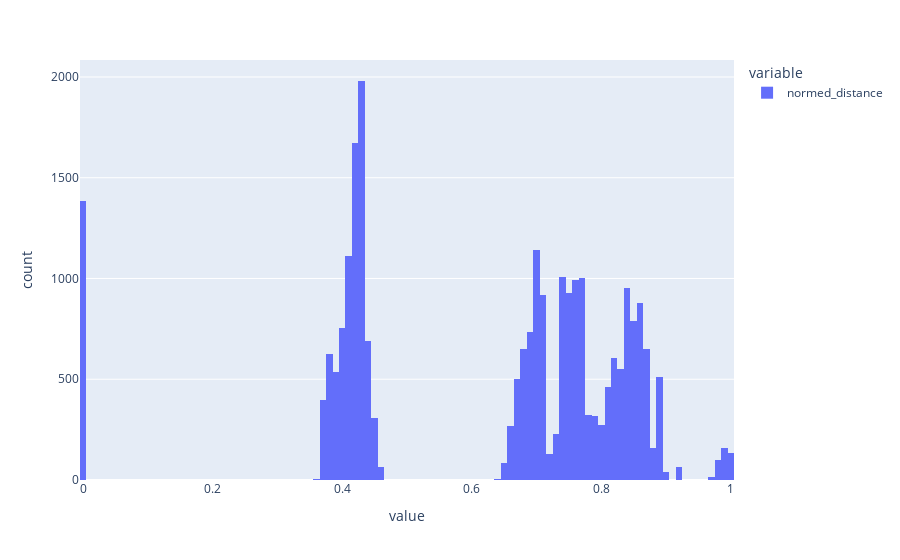

Notebook code for this chart:
### Code cell
df['normed_distance'] = df['distance'] / 100
px.histogram(df['normed_distance'])

### Figure 1 — Plotly figure (JSON) as saved in the notebook; plotly's stock layout.template omitted (floating-point values rounded to 4 significant figures; data arrays with more than 128 entries replaced by an {"elided": "..."} marker saying what was removed)
{"data": [{"alignmentgroup": "True", "bingroup": "x", "hovertemplate": "variable=normed_distance<br>value=%{x}<br>count=%{y}<extra></extra>", "legendgroup": "normed_distance", "marker": {"color": "#636efa", "pattern": {"shape": ""}}, "name": "normed_distance", "offsetgroup": "normed_distance", "orientation": "v", "showlegend": true, "type": "histogram", "x": {"elided": "25112 float values"}, "xaxis": "x", "yaxis": "y"}], "layout": {"barmode": "relative", "legend": {"title": {"text": "variable"}, "tracegroupgap": 0}, "margin": {"t": 60}, "xaxis": {"anchor": "y", "domain": [0, 1], "title": {"text": "value"}}, "yaxis": {"anchor": "x", "domain": [0, 1], "title": {"text": "count"}}}}
